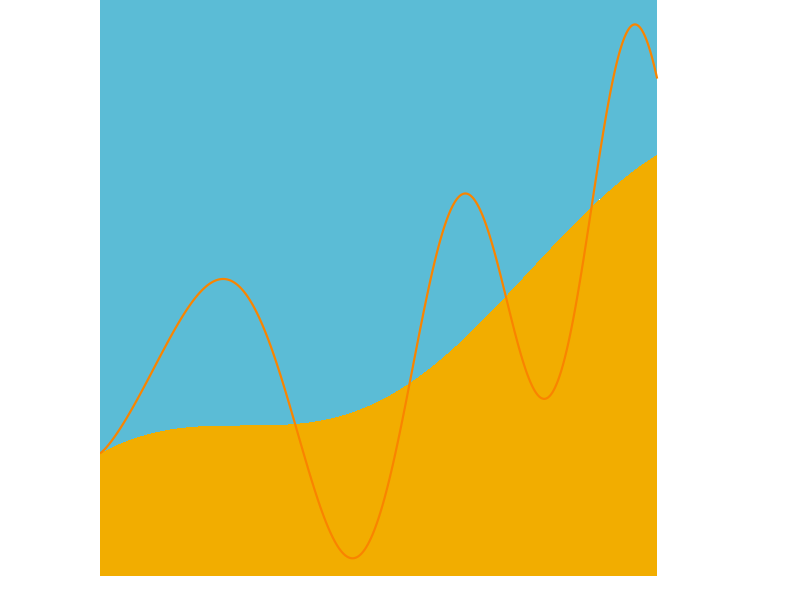
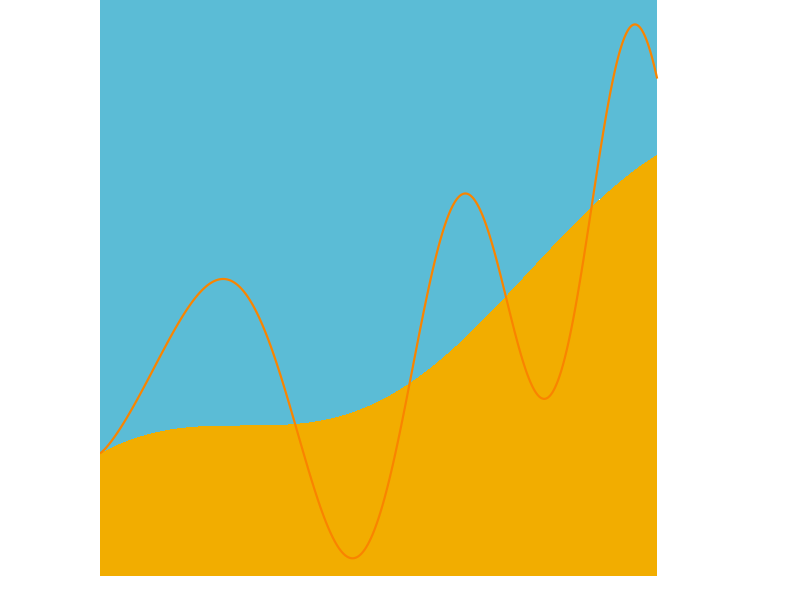
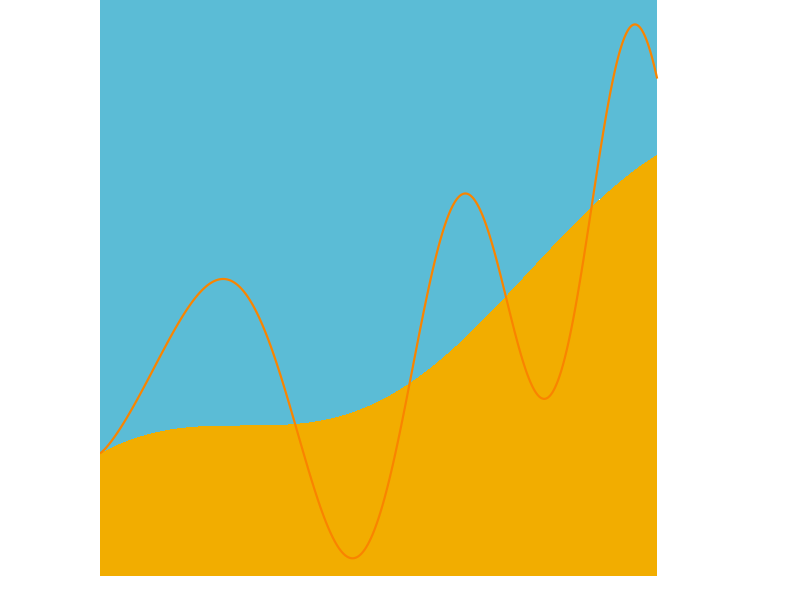
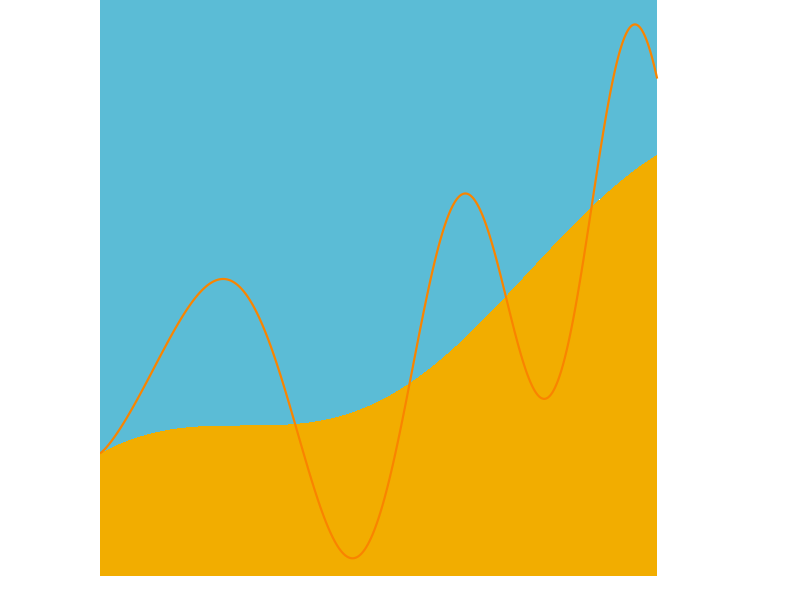

The R script that drew these images, in order:
library(ggplot2)
library(svglite)

## Colors
y1_color <- "#F2AD00"
y2_color <- "#F98400"
y3_color <- "#5BBCD6"


##

df <- data.frame(x = seq(0, 0.975 * 2 * pi, length.out = 1000))

df$y1 <- cos(df$x) + df$x + 1.5
df$y2 <- df$y1 + 3 * sin(df$x ^ (3 / 2))

p <-
  df |>
  ggplot(aes(
    x = x
  )) +
  geom_area(aes(y = y1, fill = "y1")) +
  geom_ribbon(aes(xmin = x, xmax = x, ymin = y1, ymax = +Inf), fill = y3_color) +
  geom_line(aes(y = y2), color = y2_color, linewidth = 0.75) +
  scale_x_continuous(expand = c(0, 0), limits = c(0, 1.05 * 2 * pi)) +
  scale_y_continuous(expand = c(0, 0.5)) +
  scale_fill_manual(values = c(
    y1 = y1_color,
    y2 = y2_color
  )) +
  theme_void() +
  theme(
    legend.position = "none",
    aspect.ratio = 1
  )

p

## Save one as a png with 32 x 32 pixels
ggsave(
  "./static-content/logo/logo-32x32.png",
  p,
  width = 1,
  height = 1,
  scale = 1,
  dpi = 32,
  bg = "transparent"
)

## Save one as a png with 180 x 180 pixels
ggsave(
  "./static-content/logo/logo-180x180.png",
  p,
  width = 1,
  height = 1,
  scale = 1,
  dpi = 180,
  bg = "transparent"
)


## Save one as SVG
ggsave(
  "./static-content/logo/logo.svg",
  p,
  width = 0.5,
  height = 0.5,
  scale = 1,
  bg = "transparent"
)
